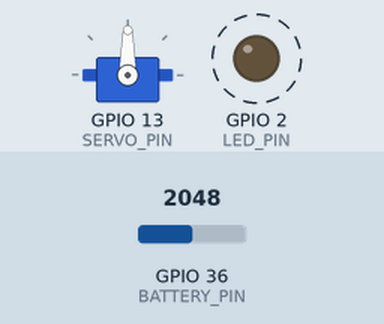
Recording of a sketch running on a simulated ESP32. Shown: servo, output pins drawn as LEDs (lit = HIGH). Dashed ring = blinking. The test bench sets the inputs (shaded band); at power-on: GPIO 36 (BATTERY_PIN) = 2048. What the sketch prints to the serial monitor is not drawn.

Above: at 0.2 s.
Timing chart, 0 to 3.0 s (numbered marks = the images above):
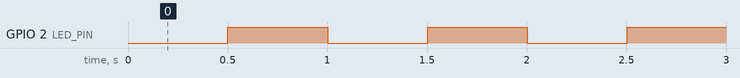

The sketch:

quadruped_511.ino
```cpp
// snippet: quadruped_511
// tags: quadruped, robot, battery, monitor, lipo, voltage, divider, low-battery, alert, led, 3s, cutoff
// boards: esp32
// library: ESP32Servo
// description: Quadruped battery monitor: read 3S LiPo voltage via voltage divider on A0, halt on low battery.
//   ESP32 ADC: 12-bit (0–4095), reference 3.3 V — NOT 5V/1023 as on AVR.
//   analogRead(A0) on ESP32 → 0–4095. Voltage = reading * 3.3 / 4095 * divider_ratio.
//   NOT: analogRead(A0) * 5.0 / 1023 — that is the AVR (Uno/Mega) formula, wrong on ESP32.
//   3S LiPo cutoff: 3.0 V/cell = 9.0 V total. Safe cutoff with margin: ~10.5 V.
//   Voltage divider ÷4: R1=30kΩ, R2=10kΩ → Vout = Vin * 10/(30+10) = Vin/4. Max Vin = 3.3*4 = 13.2 V.
// prompts: quadruped battery monitor, lipo voltage ESP32, 3S lipo cutoff, battery low alert quadruped, voltage divider ESP32 ADC, robot battery monitor, lipo battery check, low battery halt servo, ESP32 analog voltage divider, 3S lipo 10.5V cutoff
// exact-include: Arduino.h, ESP32Servo.h

#include <Arduino.h>
#include <ESP32Servo.h>

const int BATTERY_PIN = A0;
const int LED_PIN     = 2;     // ESP32 onboard LED (GPIO2 on most DevKit boards)
const int SERVO_PIN   = 13;    // Servo signal pin
const int MIN_MV      = 10500; // 10.5 V cutoff in millivolts (3S LiPo safe minimum)

Servo myServo;
int servoPos = 90;             // Neutral position
bool isBattLow = false;

void setup() {
  Serial.begin(115200);
  pinMode(LED_PIN, OUTPUT);
  myServo.attach(SERVO_PIN);
  myServo.write(servoPos);
}

void loop() {
  // ESP32 ADC: 12-bit (0–4095), 3.3 V reference — NOT 5.0/1023 (AVR formula)
  int raw = analogRead(BATTERY_PIN);
  // Voltage divider ÷4 (R1=30kΩ, R2=10kΩ): Vbatt = Vadc * 4
  // millivolts: raw * 3300 / 4095 * 4 ≈ raw * 3.22
  int battMv = (int)((long)raw * 3300 * 4 / 4095);

  if (battMv < MIN_MV) {
    if (!isBattLow) {
      isBattLow = true;
      stopMotion();
    }
  } else {
    isBattLow = false;
  }

  blinkLED();
  delay(100);
}

void stopMotion() {
  // Disable PCA9685 / set all servos to safe neutral — extend for your hardware
  Serial.println("LOW BATTERY — motion halted");
}

void blinkLED() {
  static unsigned long blinkTime = 0;
  static bool ledState = false;

  if (millis() - blinkTime >= 500) {
    blinkTime = millis();
    ledState = !ledState;
    digitalWrite(LED_PIN, ledState);
  }
}
```

Measured:
- by itself, GPIO 2 (LED_PIN): alternates HIGH for 0.50 s and LOW for 0.50 s
